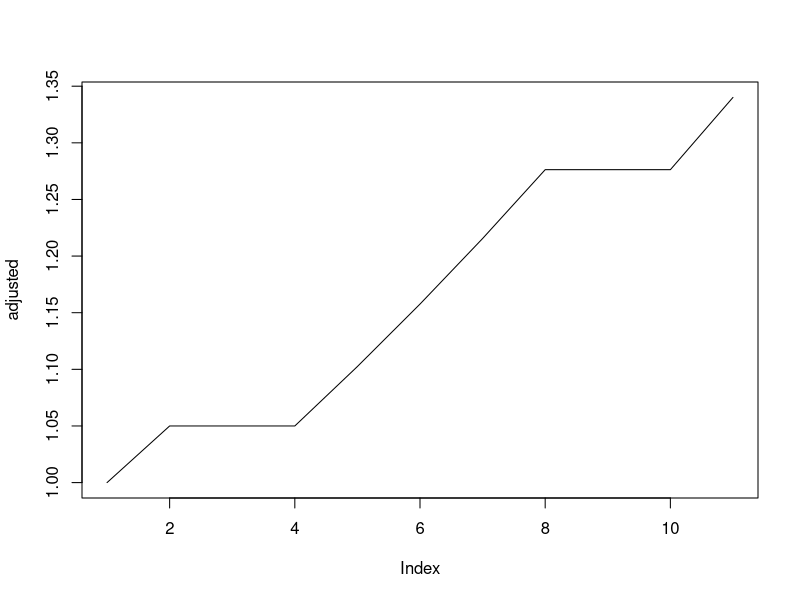

Write R code to recreate this figure.
## ---- chunk 1
t <- 1:10
chain <- rbinom(10, 1, 0.7)
adjusted <- numeric(length(t) + 1)
adjusted[1] <- 1  # Initial value

for (i in t) {
    if (chain[i] == 1){
        adjusted[i + 1] <- adjusted[i] * 1.05
    }
    else {
        adjusted[i + 1] <- adjusted[i]
    }
}

plot(adjusted, type = "l")
